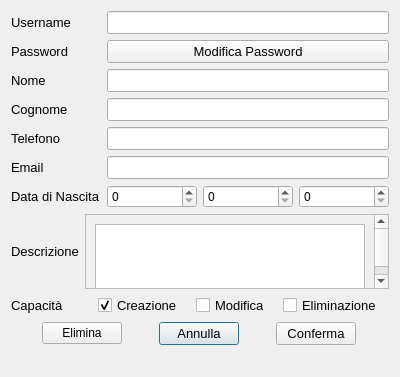
<?xml version="1.0" encoding="UTF-8"?>
<ui version="4.0">
 <class>ChangeUI</class>
 <widget class="QDialog" name="ChangeUI">
  <property name="geometry">
   <rect>
    <x>0</x>
    <y>0</y>
    <width>400</width>
    <height>377</height>
   </rect>
  </property>
  <property name="windowTitle">
   <string>Frame</string>
  </property>
  <layout class="QVBoxLayout" name="verticalLayout_5">
   <item>
    <layout class="QHBoxLayout" name="admin">
     <item>
      <layout class="QVBoxLayout" name="labels">
       <item>
        <widget class="QLabel" name="user">
         <property name="font">
          <font>
           <family>Arial</family>
           <pointsize>10</pointsize>
          </font>
         </property>
         <property name="text">
          <string>Username</string>
         </property>
        </widget>
       </item>
       <item>
        <widget class="QLabel" name="password">
         <property name="font">
          <font>
           <family>Arial</family>
           <pointsize>10</pointsize>
          </font>
         </property>
         <property name="text">
          <string>Password</string>
         </property>
        </widget>
       </item>
       <item>
        <widget class="QLabel" name="nome">
         <property name="font">
          <font>
           <family>Arial</family>
           <pointsize>10</pointsize>
          </font>
         </property>
         <property name="text">
          <string>Nome</string>
         </property>
        </widget>
       </item>
       <item>
        <widget class="QLabel" name="cognome">
         <property name="font">
          <font>
           <family>Arial</family>
           <pointsize>10</pointsize>
          </font>
         </property>
         <property name="text">
          <string>Cognome</string>
         </property>
        </widget>
       </item>
       <item>
        <widget class="QLabel" name="telefono">
         <property name="font">
          <font>
           <family>Arial</family>
           <pointsize>10</pointsize>
          </font>
         </property>
         <property name="text">
          <string>Telefono</string>
         </property>
        </widget>
       </item>
       <item>
        <widget class="QLabel" name="email">
         <property name="font">
          <font>
           <family>Arial</family>
           <pointsize>10</pointsize>
          </font>
         </property>
         <property name="text">
          <string>Email</string>
         </property>
        </widget>
       </item>
       <item>
        <widget class="QLabel" name="bday">
         <property name="font">
          <font>
           <family>Arial</family>
           <pointsize>10</pointsize>
          </font>
         </property>
         <property name="text">
          <string>Data di Nascita</string>
         </property>
        </widget>
       </item>
      </layout>
     </item>
     <item>
      <layout class="QVBoxLayout" name="edit">
       <item>
        <widget class="QLineEdit" name="e_uname">
         <property name="font">
          <font>
           <family>Arial</family>
           <pointsize>10</pointsize>
          </font>
         </property>
        </widget>
       </item>
       <item>
        <widget class="QPushButton" name="edit_password">
         <property name="font">
          <font>
           <family>Arial</family>
           <pointsize>10</pointsize>
          </font>
         </property>
         <property name="text">
          <string>Modifica Password</string>
         </property>
        </widget>
       </item>
       <item>
        <widget class="QLineEdit" name="e_name">
         <property name="font">
          <font>
           <family>Arial</family>
           <pointsize>10</pointsize>
          </font>
         </property>
        </widget>
       </item>
       <item>
        <widget class="QLineEdit" name="e_cognome">
         <property name="font">
          <font>
           <family>Arial</family>
           <pointsize>10</pointsize>
          </font>
         </property>
        </widget>
       </item>
       <item>
        <widget class="QLineEdit" name="e_telefono">
         <property name="font">
          <font>
           <family>Arial</family>
           <pointsize>10</pointsize>
          </font>
         </property>
        </widget>
       </item>
       <item>
        <widget class="QLineEdit" name="e_email">
         <property name="font">
          <font>
           <family>Arial</family>
           <pointsize>10</pointsize>
          </font>
         </property>
        </widget>
       </item>
       <item>
        <layout class="QHBoxLayout" name="date">
         <item>
          <widget class="QSpinBox" name="dd"/>
         </item>
         <item>
          <widget class="QSpinBox" name="mm"/>
         </item>
         <item>
          <widget class="QSpinBox" name="aa"/>
         </item>
        </layout>
       </item>
      </layout>
     </item>
    </layout>
   </item>
   <item>
    <layout class="QHBoxLayout" name="h_description">
     <item>
      <layout class="QVBoxLayout" name="v_description">
       <item>
        <widget class="QLabel" name="description">
         <property name="font">
          <font>
           <family>Arial</family>
           <pointsize>10</pointsize>
           <weight>50</weight>
           <bold>false</bold>
          </font>
         </property>
         <property name="text">
          <string>Descrizione</string>
         </property>
        </widget>
       </item>
      </layout>
     </item>
     <item>
      <layout class="QVBoxLayout" name="v_e_description">
       <item>
        <widget class="QScrollArea" name="scroll">
         <property name="widgetResizable">
          <bool>true</bool>
         </property>
         <widget class="QWidget" name="scrollAreaWidgetContents">
          <property name="geometry">
           <rect>
            <x>0</x>
            <y>0</y>
            <width>283</width>
            <height>89</height>
           </rect>
          </property>
          <layout class="QVBoxLayout" name="verticalLayout_4">
           <item>
            <widget class="QPlainTextEdit" name="e_description"/>
           </item>
          </layout>
         </widget>
        </widget>
       </item>
      </layout>
     </item>
    </layout>
   </item>
   <item>
    <layout class="QHBoxLayout" name="h_skills">
     <item>
      <layout class="QVBoxLayout" name="v_skills">
       <item>
        <widget class="QLabel" name="skills">
         <property name="font">
          <font>
           <family>Arial</family>
           <pointsize>10</pointsize>
          </font>
         </property>
         <property name="text">
          <string>Capacità</string>
         </property>
        </widget>
       </item>
      </layout>
     </item>
     <item>
      <widget class="QCheckBox" name="s_create">
       <property name="sizePolicy">
        <sizepolicy hsizetype="Fixed" vsizetype="Fixed">
         <horstretch>0</horstretch>
         <verstretch>0</verstretch>
        </sizepolicy>
       </property>
       <property name="font">
        <font>
         <family>Arial</family>
         <pointsize>10</pointsize>
        </font>
       </property>
       <property name="text">
        <string>Creazione  </string>
       </property>
       <property name="checked">
        <bool>true</bool>
       </property>
      </widget>
     </item>
     <item>
      <widget class="QCheckBox" name="s_edit">
       <property name="sizePolicy">
        <sizepolicy hsizetype="Fixed" vsizetype="Fixed">
         <horstretch>0</horstretch>
         <verstretch>0</verstretch>
        </sizepolicy>
       </property>
       <property name="font">
        <font>
         <family>Arial</family>
         <pointsize>10</pointsize>
        </font>
       </property>
       <property name="text">
        <string>Modifica  </string>
       </property>
      </widget>
     </item>
     <item>
      <widget class="QCheckBox" name="s_delete">
       <property name="sizePolicy">
        <sizepolicy hsizetype="Fixed" vsizetype="Fixed">
         <horstretch>0</horstretch>
         <verstretch>0</verstretch>
        </sizepolicy>
       </property>
       <property name="font">
        <font>
         <family>Arial</family>
         <pointsize>10</pointsize>
        </font>
       </property>
       <property name="text">
        <string>Eliminazione  </string>
       </property>
      </widget>
     </item>
    </layout>
   </item>
   <item>
    <layout class="QHBoxLayout" name="buttons">
     <item>
      <widget class="QPushButton" name="remove">
       <property name="sizePolicy">
        <sizepolicy hsizetype="Fixed" vsizetype="Fixed">
         <horstretch>0</horstretch>
         <verstretch>0</verstretch>
        </sizepolicy>
       </property>
       <property name="text">
        <string>Elimina</string>
       </property>
      </widget>
     </item>
     <item>
      <widget class="QPushButton" name="annulla">
       <property name="sizePolicy">
        <sizepolicy hsizetype="Fixed" vsizetype="Fixed">
         <horstretch>0</horstretch>
         <verstretch>0</verstretch>
        </sizepolicy>
       </property>
       <property name="font">
        <font>
         <family>Arial</family>
         <pointsize>10</pointsize>
        </font>
       </property>
       <property name="text">
        <string>Annulla</string>
       </property>
       <property name="default">
        <bool>true</bool>
       </property>
      </widget>
     </item>
     <item>
      <widget class="QPushButton" name="conferma">
       <property name="sizePolicy">
        <sizepolicy hsizetype="Fixed" vsizetype="Fixed">
         <horstretch>0</horstretch>
         <verstretch>0</verstretch>
        </sizepolicy>
       </property>
       <property name="font">
        <font>
         <family>Arial</family>
         <pointsize>10</pointsize>
        </font>
       </property>
       <property name="text">
        <string>Conferma</string>
       </property>
      </widget>
     </item>
    </layout>
   </item>
   <item>
    <widget class="QLabel" name="error">
     <property name="font">
      <font>
       <family>Arial</family>
       <pointsize>10</pointsize>
      </font>
     </property>
     <property name="text">
      <string/>
     </property>
    </widget>
   </item>
  </layout>
 </widget>
 <resources/>
 <connections/>
</ui>
